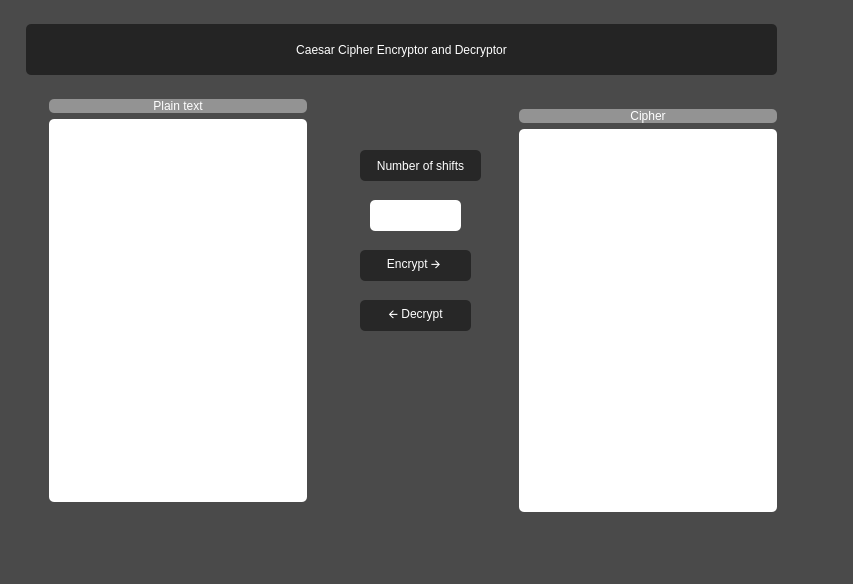
<?xml version="1.0" encoding="UTF-8"?>
<ui version="4.0">
 <class>CaesarEncryptorAndDecryptor</class>
 <widget class="QMainWindow" name="CaesarEncryptorAndDecryptor">
  <property name="geometry">
   <rect>
    <x>0</x>
    <y>0</y>
    <width>853</width>
    <height>584</height>
   </rect>
  </property>
  <property name="minimumSize">
   <size>
    <width>853</width>
    <height>584</height>
   </size>
  </property>
  <property name="maximumSize">
   <size>
    <width>853</width>
    <height>584</height>
   </size>
  </property>
  <property name="windowTitle">
   <string>Caesar Cipher Encryptor and Decryptor</string>
  </property>
  <property name="windowIcon">
   <iconset>
    <normaloff>Lock.ico</normaloff>Lock.ico</iconset>
  </property>
  <property name="windowOpacity">
   <double>1.000000000000000</double>
  </property>
  <property name="styleSheet">
   <string notr="true">background-color: rgb(74, 74, 74);</string>
  </property>
  <widget class="QWidget" name="centralwidget">
   <widget class="QLabel" name="TitleLabel">
    <property name="geometry">
     <rect>
      <x>26</x>
      <y>24</y>
      <width>751</width>
      <height>51</height>
     </rect>
    </property>
    <property name="styleSheet">
     <string notr="true">background-color: rgb(36, 36, 36);
font: 16pt &quot;Segoe UI&quot;;
color: rgb(255, 255, 255);
border-radius: 5px;</string>
    </property>
    <property name="text">
     <string>Caesar Cipher Encryptor and Decryptor</string>
    </property>
    <property name="alignment">
     <set>Qt::AlignCenter</set>
    </property>
   </widget>
   <widget class="QFrame" name="frame">
    <property name="geometry">
     <rect>
      <x>40</x>
      <y>90</y>
      <width>276</width>
      <height>421</height>
     </rect>
    </property>
    <layout class="QVBoxLayout" name="verticalLayout">
     <item>
      <widget class="QLabel" name="PlainTextLabel">
       <property name="styleSheet">
        <string notr="true">font: 12pt &quot;MS Shell Dlg 2&quot;;
color: rgb(255, 255, 255);
background-color: rgb(147, 147, 147);
border-radius: 5px;</string>
       </property>
       <property name="text">
        <string>Plain text</string>
       </property>
       <property name="alignment">
        <set>Qt::AlignCenter</set>
       </property>
      </widget>
     </item>
     <item>
      <widget class="QPlainTextEdit" name="PlainTextBox">
       <property name="styleSheet">
        <string notr="true">background-color: rgb(255, 255, 255);
border-radius: 5px;</string>
       </property>
      </widget>
     </item>
    </layout>
   </widget>
   <widget class="QFrame" name="frame_2">
    <property name="geometry">
     <rect>
      <x>510</x>
      <y>100</y>
      <width>276</width>
      <height>421</height>
     </rect>
    </property>
    <layout class="QVBoxLayout" name="verticalLayout_2">
     <item>
      <widget class="QLabel" name="CipherLabel">
       <property name="styleSheet">
        <string notr="true">font: 12pt &quot;MS Shell Dlg 2&quot;;
color: rgb(255, 255, 255);
background-color: rgb(147, 147, 147);
border-radius: 5px;</string>
       </property>
       <property name="text">
        <string>Cipher</string>
       </property>
       <property name="alignment">
        <set>Qt::AlignCenter</set>
       </property>
      </widget>
     </item>
     <item>
      <widget class="QPlainTextEdit" name="CipherBox">
       <property name="styleSheet">
        <string notr="true">background-color: rgb(255, 255, 255);
border-radius: 5px;</string>
       </property>
      </widget>
     </item>
    </layout>
   </widget>
   <widget class="QFrame" name="frame_3">
    <property name="geometry">
     <rect>
      <x>310</x>
      <y>90</y>
      <width>201</width>
      <height>411</height>
     </rect>
    </property>
    <widget class="QPlainTextEdit" name="ShiftsBox">
     <property name="geometry">
      <rect>
       <x>60</x>
       <y>110</y>
       <width>91</width>
       <height>31</height>
      </rect>
     </property>
     <property name="styleSheet">
      <string notr="true">background-color: rgb(255, 255, 255);
border-radius: 5px;</string>
     </property>
    </widget>
    <widget class="QPushButton" name="EncryptButton">
     <property name="geometry">
      <rect>
       <x>50</x>
       <y>160</y>
       <width>111</width>
       <height>31</height>
      </rect>
     </property>
     <property name="styleSheet">
      <string notr="true">background-color: rgb(39, 39, 39);
color: rgb(255, 255, 255);
font: 10pt &quot;Segoe UI&quot;;
border-radius: 5px;</string>
     </property>
     <property name="text">
      <string>Encrypt 🡪 </string>
     </property>
    </widget>
    <widget class="QPushButton" name="DecryptButton">
     <property name="geometry">
      <rect>
       <x>50</x>
       <y>210</y>
       <width>111</width>
       <height>31</height>
      </rect>
     </property>
     <property name="styleSheet">
      <string notr="true">background-color: rgb(39, 39, 39);
color: rgb(255, 255, 255);
font: 10pt &quot;Segoe UI&quot;;
border-radius: 5px;</string>
     </property>
     <property name="text">
      <string>🡨 Decrypt</string>
     </property>
    </widget>
    <widget class="QLabel" name="ShiftsLabel">
     <property name="geometry">
      <rect>
       <x>50</x>
       <y>60</y>
       <width>121</width>
       <height>31</height>
      </rect>
     </property>
     <property name="styleSheet">
      <string notr="true">background-color: rgb(39, 39, 39);
color: rgb(255, 255, 255);
font: 8pt &quot;Segoe UI&quot;;
border-radius: 5px;</string>
     </property>
     <property name="text">
      <string>Number of shifts</string>
     </property>
     <property name="alignment">
      <set>Qt::AlignCenter</set>
     </property>
    </widget>
   </widget>
   <widget class="QPlainTextEdit" name="ErrorBox">
    <property name="geometry">
     <rect>
      <x>90</x>
      <y>520</y>
      <width>631</width>
      <height>41</height>
     </rect>
    </property>
    <property name="styleSheet">
     <string notr="true">color: rgb(255, 0, 4);
font: 8pt &quot;Segoe UI&quot;;</string>
    </property>
    <property name="frameShape">
     <enum>QFrame::NoFrame</enum>
    </property>
    <property name="readOnly">
     <bool>true</bool>
    </property>
   </widget>
  </widget>
 </widget>
 <resources/>
 <connections/>
</ui>
